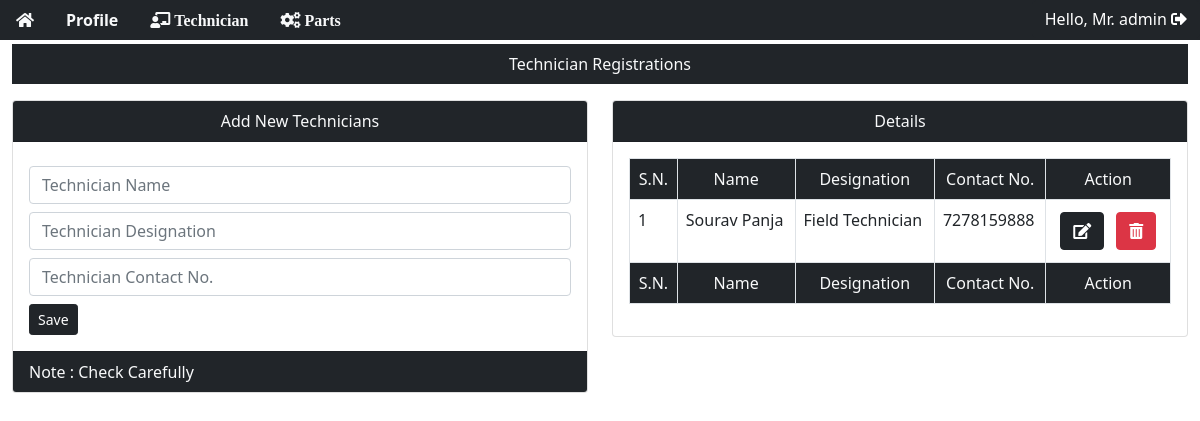
Page /profile/technician_reg/ (signed in) on the earlier database version.
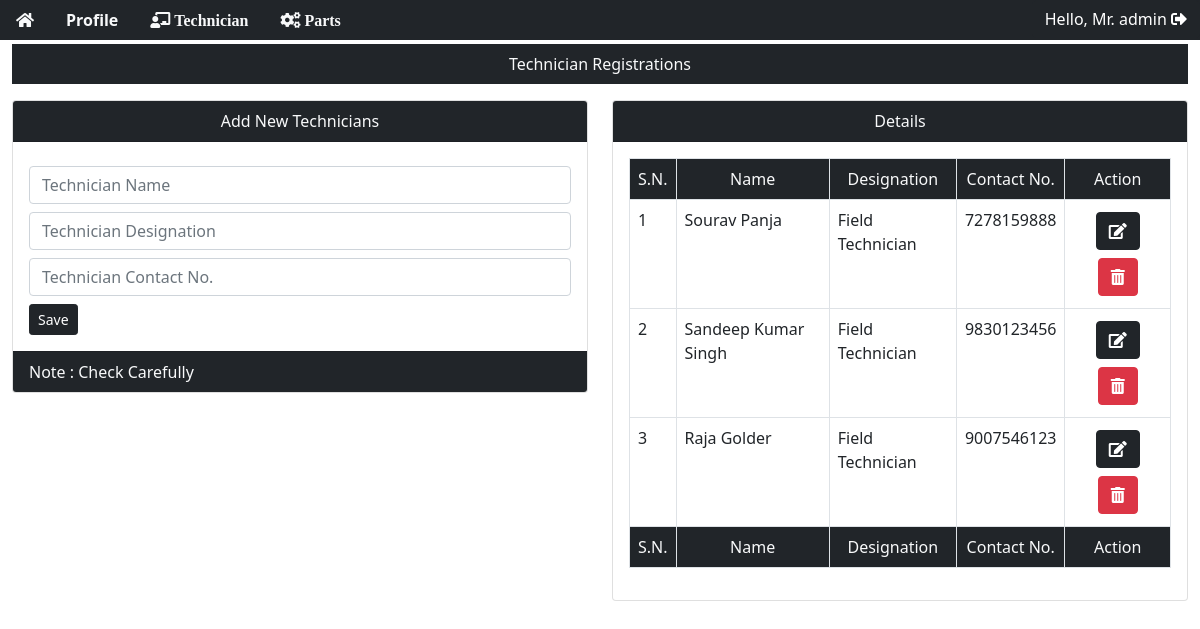
Same page on the later database version.
### app/models.py (models this page shows, shortened)
class techName(models.Model):
    technicianName = models.CharField(max_length=100)
    disignation = models.CharField(max_length=50)
    contactNo = models.CharField(max_length=15)

### app/views.py (the view)
# urls.py: path('profile/technician_reg/', views.techreg, name="technician_reg"),
@login_required(login_url="/login")
def techreg(request):
    if request.method == "POST":
        tech = techNameForm(request.POST)
        if tech.is_valid():
            tech.save()
            return redirect("/profile/technician_reg")
    else:
        tech = techNameForm()
        tva = techName.objects.all()
    return render(request, "profile/technician_reg.html", {"tva": tva})

### templates/profile/technician_reg.html (shortened to what this page needs)
{% include "profile/profilebase.html" %} {% block main %}
<div class="container-fluid">
  <div class="bg-dark mt-1">
    <p class="nav-link text-light text-center">Technician Registrations</p>
  </div>
  <div class="row">
    <div class="col-6">
      <div class="card">
        <div class="card-header bg-dark text-light text-center">
          Add New Technicians
        </div>
        <div class="card-body">
          <form action="" method="post">
            <input
              class="form-control mt-2"
              type="text"
              name="technicianName"
              placeholder="Technician Name"
              required
            />
            <input
              class="form-control mt-2"
              type="text"
              name="disignation"
              placeholder="Technician Designation"
              required
            />
            <input
              class="form-control mt-2"
              type="number"
              name="contactNo"
              placeholder="Technician Contact No."
              required
            />
            <button class="btn btn-dark btn-sm mt-2" type="submit">Save</button>
          </form>
        </div>
        <div class="card-footer bg-dark text-light">Note : Check Carefully</div>
      </div>
    </div>
    <div class="col-6">
      <div class="card">
        <div class="card-header bg-dark text-light text-center">Details</div>
        <div class="card-body">
          <table class="table table-bordered">
            <thead class="bg-dark text-light text-center">
              <tr>
                <td>S.N.</td>
                <td>Name</td>
                <td>Designation</td>
                <td>Contact No.</td>
                <td>Action</td>
              </tr>
            </thead>
            {% for tv in tva %}
            <tbody>
              <tr>
                <td>{{forloop.counter}}</td>
                <td>{{tv.technicianName}}</td>
                <td>{{tv.disignation}}</td>
                <td>{{tv.contactNo}}</td>
                <td class="text-center">
                  <a class="btn btn-dark m-1" href=""
                    ><i class="fas fa-edit"></i
                  ></a>
                  <a
                    class="btn btn-danger m-1"
                    data-bs-toggle="modal"
                    data-bs-target="#techRegModal"
                    ><i class="fa fa-trash-alt"></i>
                  </a>
                </td>
              </tr>
            </tbody>
            {% endfor %}
            <tfoot class="bg-dark text-light text-center">
              <tr>
                <td>S.N.</td>
                <td>Name</td>
                <td>Designation</td>
                <td>Contact No.</td>
                <td>Action</td>
              </tr>
            </tfoot>
          </table>
        </div>
      </div>
    </div>
  </div>
</div>
{% endblock %}

Differences in the rows shown:
added techName: technicianName "Sandeep Kumar Singh", disignation "Field Technician", contactNo "9830123456"
added techName: technicianName "Raja Golder", disignation "Field Technician", contactNo "9007546123"
